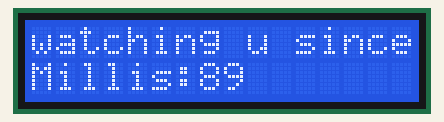
Bench run of a sketch on a simulated Arduino Uno, built with avr-gcc and run on an emulated ATmega328P. On the bench: 16×2 character LCD.

Above: at 0.24 s.
At 5.07 s:
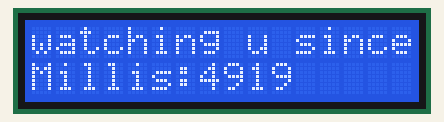
At 9.9 s:
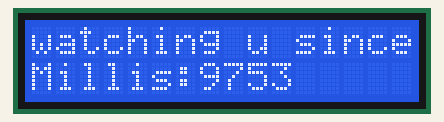
At 19.82 s:
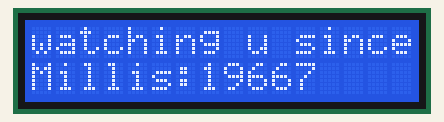
At 29.73 s:
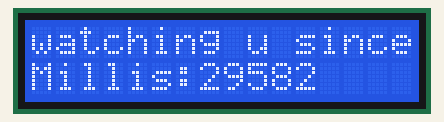
At 39.65 s:
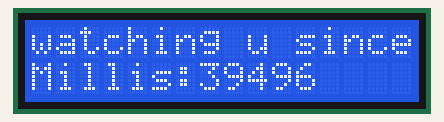

The sketch:

display_watching_u.ino
```cpp
#include <Wire.h>
#include <LCD.h>
#include <LiquidCrystal_I2C.h> //Bibliotheken: https://arduino-info.wikispaces.com/LCD-Blue-I2C


#define I2C_ADDR 0x3F // <<----- Add your address here. Find it from I2C Scanner
#define BACKLIGHT_PIN 3
#define En_pin 2
#define Rw_pin 1
#define Rs_pin 0
#define D4_pin 4
#define D5_pin 5
#define D6_pin 6
#define D7_pin 7


LiquidCrystal_I2C lcd(I2C_ADDR,En_pin,Rw_pin,Rs_pin,D4_pin,D5_pin,D6_pin,D7_pin);

void setup()
{
lcd.begin (16,2); // <<----- My LCD was 16x2
lcd.setBacklightPin(BACKLIGHT_PIN,POSITIVE);
lcd.setBacklight(HIGH);
lcd.setCursor (0,0);

lcd.setCursor(0,0);
lcd.print("watching u since");
lcd.setCursor(0,1);
lcd.print("Millis:");
lcd.setCursor(7,1);
lcd.print(" ");

}

void loop()
{
unsigned long counter=millis();
lcd.setCursor(7,1);
lcd.print(counter);


}
```

HelloWord.c
```cpp
#include<stdio.h>
#include<stdlib.h>

int main(void)
{
    long long foo = 1;
    while(1)
    {
      printf("%lli: HEY LINDAjseklfnsejfsfsfsfsfsfffsfsdfsfsfsdfsdfsfsdfsdfsfsdfsfsdfk\n", foo);
      ++foo;
    }
    return 0;
}
```
